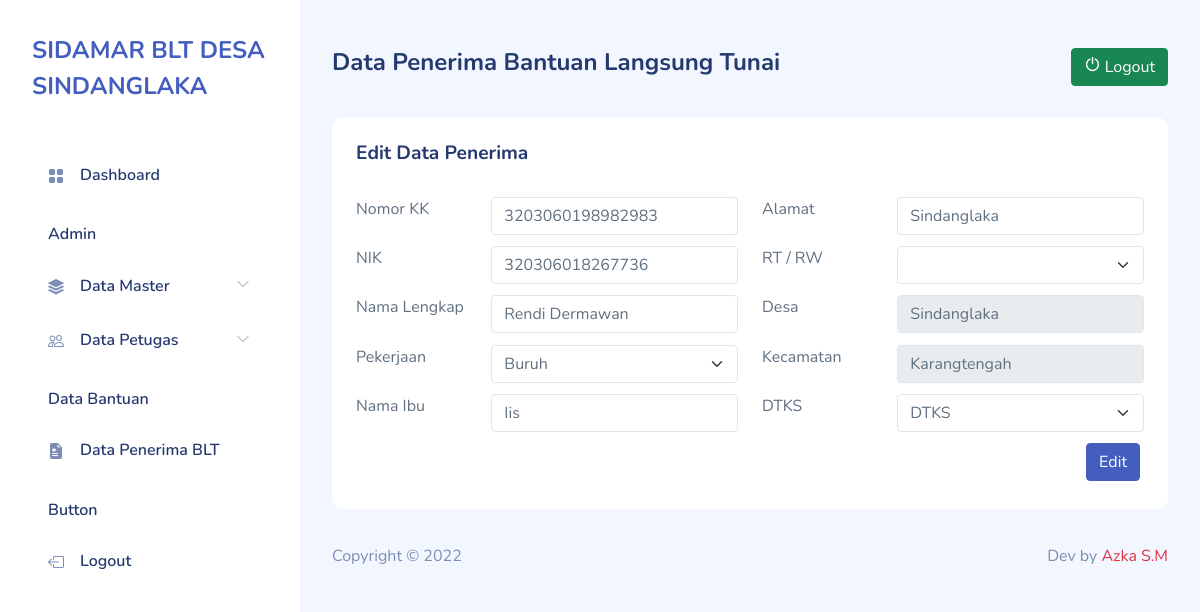
The app's page /data_blt_edit.php?id=1 (signed in) with its own data.
### tables this page shows
CREATE TABLE `data_blt_penerima` (
  `id_blt` int(11) NOT NULL,
  `nama_lengkap` varchar(255) NOT NULL,
  `no_kk` varchar(1000) NOT NULL,
  `no_nik` varchar(1000) NOT NULL,
  `jalan` varchar(200) NOT NULL,
  `rtrw` varchar(200) NOT NULL,
  `desa` varchar(200) NOT NULL,
  `kecamatan` varchar(200) NOT NULL,
  `kabupaten` varchar(200) NOT NULL,
  `provinsi` varchar(200) NOT NULL,
  `kode_pos` varchar(200) NOT NULL,
  `pekerjaan` varchar(255) NOT NULL,
  `nama_ibu` varchar(255) NOT NULL,
  `status_dtks` int(11) NOT NULL,
  `date_created` date NOT NULL,
  `is_active` int(11) NOT NULL
);

### functions.php (called while the page is built, shortened)
<?php
$conn = mysqli_connect("localhost", "root", "", "db_sdlk_blt");
function query($query)
{
    global $conn;
    $result = mysqli_query($conn, $query);
    $rows = [];
    while ($row = mysqli_fetch_assoc($result)) {
        $rows[] = $row;
    }
    return $rows;
}

### data_blt_edit.php (the view, shortened to what this page needs)
<?php
require "functions.php";
$id = $_GET["id"];
$blt = query("SELECT * FROM data_blt_penerima WHERE id_blt = $id")[0];
$rtrw = query("SELECT * FROM data_rtrw");
include "template_header.php";
include "template_sidebar.php";
?>
<div id="main">
    <div class="page-heading">
        <div class="row">
            <div class="col-7">
                <h4>Data Penerima Bantuan Langsung Tunai</h4>
            </div>
            <div class="col-5">
                <a href="logout.php" class="btn btn-success float-end">
                    <i class="icon dripicons-power"></i>
                    Logout
                </a>
            </div>
        </div>
    </div>
    <div class="page-content">
        <section class="row">
            <div class="col-12 col-lg-12">
                <div class="card">
                    <div class="card-header">
                        <div class="row">
                            <div class="col-12 col-lg-8">
                                <h4>Edit Data Penerima</h4>
                            </div>
                            <div class="col-12 col-lg-4">
                            </div>
                        </div>
                    </div>
                    <div class="card-body">
                        <form class="form form-horizontal" action="" method="POST">
                            <div class="form-body">
                                <div class="row">
                                    <div class="col-12 col-lg-6">
                                        <div class="row">
                                            <div class="col-12 col-md-4">
                                                <label for="no_kk">Nomor KK</label>
                                            </div>
                                            <div class="col-12 col-md-8 form-group">
                                                <input type="text" id="no_kk" class="form-control" name="no_kk" value="<?= $blt["no_kk"]; ?>">
                                            </div>
                                            <div class="col-12 col-md-4">
                                                <label for="no_nik">NIK</label>
                                            </div>
                                            <div class="col-12 col-md-8 form-group">
                                                <input type="text" id="no_nik" class="form-control" name="no_nik" value="<?= $blt["no_nik"]; ?>">
                                            </div>
                                            <div class="col-12 col-md-4">
                                                <label for="nama_lengkap">Nama Lengkap</label>
                                            </div>
                                            <div class="col-12 col-md-8 form-group">
                                                <input type="text" id="nama_lengkap" class="form-control" name="nama_lengkap" value="<?= $blt["nama_lengkap"]; ?>">
                                            </div>
                                            <div class="col-12 col-md-4">
                                                <label for="pekerjaan">Pekerjaan</label>
                                            </div>
                                            <fieldset class="col-12 col-md-8 form-group">
                                                <select class="form-select" id="pekerjaan" name="pekerjaan">
                                                    <option value="<?= $blt["pekerjaan"]; ?>"><?= $blt["pekerjaan"]; ?></option>
                                                </select>
                                            </fieldset>
                                            <div class="col-12 col-md-4">
                                                <label for="nama_ibu">Nama Ibu</label>
                                            </div>
                                            <div class="col-12 col-md-8 form-group">
                                                <input type="text" id="nama_ibu" class="form-control" name="nama_ibu" value="<?= $blt["nama_ibu"]; ?>">
                                            </div>
                                        </div>
                                    </div>
                                    <div class="col-12 col-lg-6">
                                        <div class="row">
                                            <div class="col-12 col-md-4">
                                                <label for="jalan">Alamat</label>
                                            </div>
                                            <div class="col-12 col-md-8 form-group">
                                                <input type="text" id="jalan" class="form-control" name="jalan" placeholder="Kampung / Nama Jalan" value="<?= $blt["jalan"]; ?>">
                                            </div>
                                            <div class="col-12 col-md-4">
                                                <label for="rtrw">RT / RW</label>
                                            </div>
                                            <fieldset class="col-12 col-md-8 form-group">
                                                <select class="form-select" id="rtrw" name="rtrw">
                                                    <option value="<?= $blt["rtrw"] ?>"><?= $blt["rtrw"] ?></option>
                                                    <?php foreach ($rtrw as $r) : ?>
                                                        <option value="<?= $r["rukun_tetangga"] . ' / ' . $r["rukun_warga"]; ?>"><?= $r["rukun_tetangga"] ?> / <?= $r["rukun_warga"] ?></option>
                                                    <?php endforeach; ?>
                                                </select>
                                            </fieldset>
                                            <div class="col-12 col-md-4">
                                                <label for="desa">Desa</label>
                                            </div>
                                            <div class="col-12 col-md-8 form-group">
                                                <input type="text" id="desa" class="form-control" name="desa" value="Sindanglaka" required readonly>
                                            </div>
                                            <div class="col-12 col-md-4">
                                                <label for="kecamatan">Kecamatan</label>
                                            </div>
                                            <div class="col-12 col-md-8 form-group">
                                                <input type="text" id="kecamatan" class="form-control" name="kecamatan" value="Karangtengah" required readonly>
                                            </div>
                                            <div class="col-12 col-md-4">
                                                <label for="status_dtks">DTKS</label>
                                            </div>
                                            <fieldset class="col-12 col-md-8 form-group">
                                                <select class="form-select" id="status_dtks" name="status_dtks">
                                                    <option value="1">DTKS</option>
                                                </select>
                                            </fieldset>
                                        </div>
                                    </div>
                                    <div class="col-sm-12 d-flex justify-content-end">
                                        <button type="submit" class="btn btn-primary me-1 mb-1" name="blt_edit">Edit</button>
                                    </div>
                                </div>
                            </div>
                        </form>
                    </div>
                </div>
            </div>
        </section>
    </div>
    <?php
    include "template_footer.php";
    ?>

### assets/css/app.css (style rules this page uses)
.btn i,.btn svg { height:16px;width:16px }
.btn.btn-danger,.btn.btn-info,.btn.btn-primary,.btn.btn-secondary,.btn.btn-success,.btn.btn-warning { color:#fff }
.card { border:none;margin-bottom:2.2rem }
.card .card-header { border:none }
.card .card-header h4 { font-size:1.2rem;font-weight:700 }
.card .card-header~.card-body { padding-top:0 }
.card .card-body { padding:1.5rem }
.form-group { margin-bottom:.7rem }
#main { margin-left:300px;padding:2rem }
.page-heading { margin:0 0 2rem }
a { text-decoration:none }

### records on screen
data_blt_penerima: no_kk "3203060198982983", no_nik "320306018267736", nama_lengkap "Rendi Dermawan", pekerjaan "Buruh", nama_ibu "Iis", jalan "Sindanglaka"
